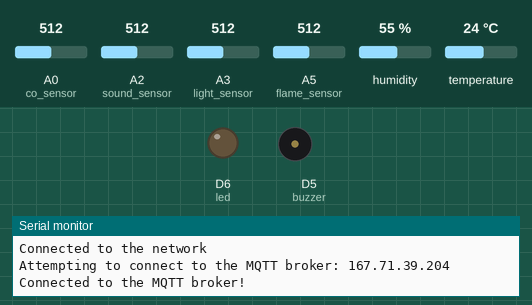
This sketch was run on a simulated Arduino MKR. Shown: output pins drawn as LEDs (lit = HIGH), buzzer (waves = sounding), the last lines printed to the serial monitor. Inputs (shaded band) come from the test bench; at power-on: A0 (co_sensor) = 512, A2 (sound_sensor) = 512, A3 (light_sensor) = 512, A5 (flame_sensor) = 512, humidity 55 %, temperature 24 °C. WiFi joins after 1.5 s; servers stay silent unless stated; random numbers use the default seed unless the sketch sets one; no MQTT or app messages arrive unless stated.

Above: at 3.2 s.
At 6.0 s:
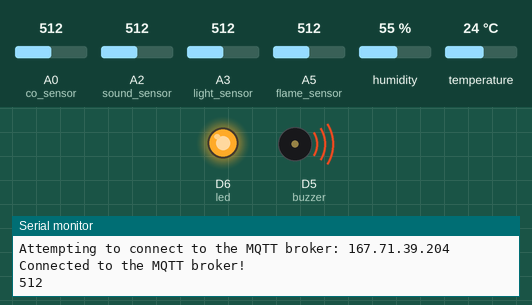
Timing chart, 0 to 8.1 s (numbered marks = the images above):
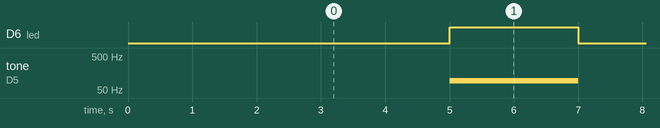

Measured:
- by itself, D6 (led): alternates HIGH for 2.0 s and LOW for 3.0 s
- by itself, tone on D5 (buzzer): alternates 95 Hz for 2.0 s and silent for 3.0 s

The sketch:

CollectingAndSending_MQTT.ino
```cpp
#include "Arduino_SensorKit.h"
#include <ArduinoMqttClient.h>
#include <WiFiNINA.h>
#include "private_info.h"

///////enter SSID name and WIFI password in the private_info.h file

char ssid[] = SECRET_SSID; // your network SSID (name)
char pass[] = SECRET_PASS; // your WIFI password

WiFiClient wifiClient;

MqttClient mqttClient(wifiClient);

const char broker[] = "167.71.39.204";
int port = 1883;
const char *mqttUser = "<username>";
const char *mqttPassword = "<password>";

//*************************TOPICS********************************
const char topic1[] = "AIPL/ComfortPie_Room108/temperature";
const char topic2[] = "AIPL/ComfortPie_Room108/humidity";
const char topic3[] = "AIPL/ComfortPie_Room108/flameSensor";
const char topic4[] = "AIPL/ComfortPie_Room108/soundSensor";
const char topic5[] = "AIPL/ComfortPie_Room108/lightIntensity";
const char topic6[] = "AIPL/ComfortPie_Room108/carbonmonoxide";

const char topic7[] = "AIPL/ComfortPie_Room109/temperature";
const char topic8[] = "AIPL/ComfortPie_Room109/humidity";
const char topic9[] = "AIPL/ComfortPie_Room109/flameSensor";
const char topic10[] = "AIPL/ComfortPie_Room109/soundSensor";
const char topic11[] = "AIPL/ComfortPie_Room109/lightIntensity";
const char topic12[] = "AIPL/ComfortPie_Room109/carbonmonoxide";

const char topic13[] = "AIPL/ComfortPie_Room110/temperature";
const char topic14[] = "AIPL/ComfortPie_Room110/humidity";
const char topic15[] = "AIPL/ComfortPie_Room110/flameSensor";
const char topic16[] = "AIPL/ComfortPie_Room110/soundSensor";
const char topic17[] = "AIPL/ComfortPie_Room110/lightIntensity";
const char topic18[] = "AIPL/ComfortPie_Room110/carbonmonoxide";

const char topic19[] = "AIPL/ComfortPie_Room111/temperature";
const char topic20[] = "AIPL/ComfortPie_Room111/humidity";
const char topic21[] = "AIPL/ComfortPie_Room111/flameSensor";
const char topic22[] = "AIPL/ComfortPie_Room111/soundSensor";
const char topic23[] = "AIPL/ComfortPie_Room111/lightIntensity";
const char topic24[] = "AIPL/ComfortPie_Room111/carbonmonoxide";

const char topic25[] = "AIPL/ComfortPie_Room112/temperature";
const char topic26[] = "AIPL/ComfortPie_Room112/humidity";
const char topic27[] = "AIPL/ComfortPie_Room112/flameSensor";
const char topic28[] = "AIPL/ComfortPie_Room112/soundSensor";
const char topic29[] = "AIPL/ComfortPie_Room112/lightIntensity";
const char topic30[] = "AIPL/ComfortPie_Room112/carbonmonoxide";

const char topic31[] = "AIPL/ComfortPie_Room215/temperature";
const char topic32[] = "AIPL/ComfortPie_Room215/humidity";
const char topic33[] = "AIPL/ComfortPie_Room215/flameSensor";
const char topic34[] = "AIPL/ComfortPie_Room215/soundSensor";
const char topic35[] = "AIPL/ComfortPie_Room215/lightIntensity";
const char topic36[] = "AIPL/ComfortPie_Room215/carbonmonoxide";

const char topic37[] = "AIPL/ComfortPie_Room216/temperature";
const char topic38[] = "AIPL/ComfortPie_Room216/humidity";
const char topic39[] = "AIPL/ComfortPie_Room216/flameSensor";
const char topic40[] = "AIPL/ComfortPie_Room216/soundSensor";
const char topic41[] = "AIPL/ComfortPie_Room216/lightIntensity";
const char topic42[] = "AIPL/ComfortPie_Room216/carbonmonoxide";

bool fire = 0;
bool gas = 0;
int delay_counter = 1; // to modify how often it reads temp and humidity values and send them
long Sound_values_sum = 0;
long sound_counter = 0;
const float sensitivity_dBV_Pa = -57; // sensitivity value for Grove Sound Sensor
const float Vref = 5.0;               // Reference voltage for the ADC

// Pins:
int light_sensor = A3;
int sound_sensor = A2;
int buzzer = 5;
int led = 6;
int flame_sensor = A5;
int co_sensor = A0;

const long interval = 5000; // interval for reading sensors and sending messages (milliseconds)
unsigned long previousMillis = 0;

void Connect_to_broker()
{
  while (!mqttClient.connect(broker, port))
  {

    Serial.print("MQTT connection failed! Error code = ");
    Serial.println(mqttClient.connectError());
    Serial.println("Retrying...");
    delay(1000);
  }

  Serial.println("Connected to the MQTT broker!");
  Serial.println();
  return;
}

void setup()
{

  // Initialize serial and wait for port to open:
  Serial.begin(9600);
  while (!Serial)
  {
    ; // wait for serial port to connect. Needed for native USB port only
  }

  // attempt to connect to Wifi network:

  Serial.print("Attempting to connect to SSID: ");
  Serial.println(ssid);

  while (WiFi.begin(ssid, pass) != WL_CONNECTED)
  {
    // failed, retry
    Serial.print(".");
    delay(5000);
  }

  Serial.println("Connected to the network");
  Serial.println();
  mqttClient.setUsernamePassword(mqttUser, mqttPassword);

  Serial.print("Attempting to connect to the MQTT broker: ");
  Serial.println(broker);

  Connect_to_broker();

  pinMode(buzzer, OUTPUT);
  pinMode(led, OUTPUT);

  Environment.begin(); // Initialising the Temperature and Humidity sensor
}

void loop()
{

  if (WiFi.status() != WL_CONNECTED)
  {                          // Is the WIFI disconnected?
    digitalWrite(led, HIGH); // Activating LED to indicate the WIFI connection failed
    Serial.print("Attempting to reconnect to SSID: ");
    Serial.println(ssid);

    while (WiFi.begin(ssid, pass) != WL_CONNECTED)
    {
      Serial.print(".");
      // wait 5 seconds for connection:
      delay(5000);
    }

    Serial.println("Reconnected to the network");
    Serial.println();
    Serial.print("Attempting to reconnect to the MQTT broker: ");
    Serial.println(broker);

    Connect_to_broker();

    digitalWrite(led, LOW); // Deactivating LED after connection reset
  }

  // call poll() regularly to allow the library to send MQTT keep alive which
  // avoids being disconnected by the broker
  mqttClient.poll();

  // Reading sound sensor constantly to calculate the average afterwards:
  int raw_sound = analogRead(sound_sensor);
  Sound_values_sum += raw_sound;
  sound_counter++;

  unsigned long currentMillis = millis();

  if (currentMillis - previousMillis >= interval)
  {
    // save the last time a message was sent
    previousMillis = currentMillis;

    // Reading light sensor:
    int raw_light = analogRead(light_sensor);    // read the raw value from light_sensor pin (A3)
    int light = map(raw_light, 0, 1023, 0, 100); // map the value from 0, 1023 to 0, 100

    // Processing sound samples:
    float sound = Sound_values_sum / sound_counter; // Finding the average of the samples
    float voltage = (sound / 1023.0) * Vref;
    float soundPressurePa = pow(10, (voltage + sensitivity_dBV_Pa) / 20.0);
    float soundPressurePaRef = 20.0e-6; // Reference sound pressure in Pa for 0 dB SPL
    float sounddB = 20 * log10(soundPressurePa / soundPressurePaRef);

    // Reinitializing to take more samples:
    Sound_values_sum = 0;
    sound_counter = 0;

    // Reading flame sensor:
    int flame = analogRead(flame_sensor);

    // Reading CO sensor:
    int co = analogRead(co_sensor);

    //***ALARMS*** Checking if there's fire or a dangerous CO level:
    Serial.println(flame);
    if (flame >= 300)
      fire = 1;
    else
      fire = 0;
    if (co > 23)
      gas = 1;
    else
      gas = 0;

    if (fire || gas)
    {
      // Activate the Buzzer and the LED:
      digitalWrite(led, HIGH); // Sets the voltage to high
      tone(buzzer, 95);        // Set the voltage to high and makes a noise
      delay(2000);             // Waits for 2000 milliseconds
      noTone(buzzer);          // Sets the voltage to low and makes no noise
      digitalWrite(led, LOW);  // Sets the voltage to low
    };

    //***********************Sending the messages for each topic***********************
    if (--delay_counter == 0)
    { // to modify how often it reads the temperature and humidity values and send them
      delay_counter = 1;
      // Reading temperature:
      float temperature = Environment.readTemperature();
      // Reading humidity:
      float humidity = Environment.readHumidity();

      if (!mqttClient.connected())
      { // checking to be properly connected to the broker before sending the messages
        Connect_to_broker();
      }

      mqttClient.beginMessage(topic1);
      mqttClient.print(temperature);
      mqttClient.endMessage();

      mqttClient.beginMessage(topic2);
      mqttClient.print(humidity);
      mqttClient.endMessage();

      //*****TEMP AND HUMIDITY (DUMMY DATA)*********
      mqttClient.beginMessage(topic7);
      mqttClient.print(temperature + 0.5);
      mqttClient.endMessage();

      mqttClient.beginMessage(topic8);
      mqttClient.print(humidity - 1);
      mqttClient.endMessage();

      mqttClient.beginMessage(topic13);
      mqttClient.print(temperature + 1);
      mqttClient.endMessage();

      mqttClient.beginMessage(topic14);
      mqttClient.print(humidity + 1.5);
      mqttClient.endMessage();

      mqttClient.beginMessage(topic19);
      mqttClient.print(temperature - 0.5);
      mqttClient.endMessage();

      mqttClient.beginMessage(topic20);
      mqttClient.print(humidity + 1);
      mqttClient.endMessage();

      mqttClient.beginMessage(topic25);
      mqttClient.print(temperature - 1);
      mqttClient.endMessage();

      mqttClient.beginMessage(topic26);
      mqttClient.print(humidity - 1.5);
      mqttClient.endMessage();

      mqttClient.beginMessage(topic31);
      mqttClient.print(temperature + 1.5);
      mqttClient.endMessage();

      mqttClient.beginMessage(topic32);
      mqttClient.print(humidity - 0.5);
      mqttClient.endMessage();

      mqttClient.beginMessage(topic37);
      mqttClient.print(temperature - 1.5);
      mqttClient.endMessage();

      mqttClient.beginMessage(topic38);
      mqttClient.print(humidity + 0.5);
      mqttClient.endMessage();
    }

    //*****Sending the info of the rest of the sensors (real and dummy data)*********
    mqttClient.beginMessage(topic3);
    mqttClient.print(fire);
    mqttClient.endMessage();

    mqttClient.beginMessage(topic4);
    mqttClient.print(sounddB);
    mqttClient.endMessage();

    mqttClient.beginMessage(topic5);
    mqttClient.print(light);
    mqttClient.endMessage();

    mqttClient.beginMessage(topic6);
    mqttClient.print(gas);
    mqttClient.endMessage();

    mqttClient.beginMessage(topic9);
    mqttClient.print(0);
    mqttClient.endMessage();

    mqttClient.beginMessage(topic10);
    mqttClient.print(sounddB + 10);
    mqttClient.endMessage();

    mqttClient.beginMessage(topic11);
    mqttClient.print(int(random(5, 96)));
    mqttClient.endMessage();

    mqttClient.beginMessage(topic12);
    mqttClient.print(0);
    mqttClient.endMessage();

    mqttClient.beginMessage(topic15);
    mqttClient.print(0);
    mqttClient.endMessage();

    mqttClient.beginMessage(topic16);
    mqttClient.print(sounddB + 12);
    mqttClient.endMessage();

    mqttClient.beginMessage(topic17);
    mqttClient.print(int(random(5, 96)));
    mqttClient.endMessage();

    mqttClient.beginMessage(topic18);
    mqttClient.print(0);
    mqttClient.endMessage();

    mqttClient.beginMessage(topic21);
    mqttClient.print(0);
    mqttClient.endMessage();

    mqttClient.beginMessage(topic22);
    mqttClient.print(sounddB - 2);
    mqttClient.endMessage();

    mqttClient.beginMessage(topic23);
    mqttClient.print(int(random(5, 96)));
    mqttClient.endMessage();

    mqttClient.beginMessage(topic24);
    mqttClient.print(0);
    mqttClient.endMessage();

    mqttClient.beginMessage(topic27);
    mqttClient.print(0);
    mqttClient.endMessage();

    mqttClient.beginMessage(topic28);
    mqttClient.print(sounddB - 5);
    mqttClient.endMessage();

    mqttClient.beginMessage(topic29);
    mqttClient.print(int(random(5, 96)));
    mqttClient.endMessage();

    mqttClient.beginMessage(topic30);
    mqttClient.print(0);
    mqttClient.endMessage();

    mqttClient.beginMessage(topic33);
    mqttClient.print(0);
    mqttClient.endMessage();

    mqttClient.beginMessage(topic34);
    mqttClient.print(sounddB + 8);
    mqttClient.endMessage();

    mqttClient.beginMessage(topic35);
    mqttClient.print(int(random(5, 96)));
    mqttClient.endMessage();

    mqttClient.beginMessage(topic36);
    mqttClient.print(0);
    mqttClient.endMessage();

    mqttClient.beginMessage(topic39);
    mqttClient.print(0);
    mqttClient.endMessage();

    mqttClient.beginMessage(topic40);
    mqttClient.print(sounddB + 11);
    mqttClient.endMessage();

    mqttClient.beginMessage(topic41);
    mqttClient.print(int(random(5, 96)));
    mqttClient.endMessage();

    mqttClient.beginMessage(topic42);
    mqttClient.print(0);
    mqttClient.endMessage();
  }
}
```

private_info.h
```cpp
#define SECRET_SSID "<ssid>"
#define SECRET_PASS "<password>"
```
